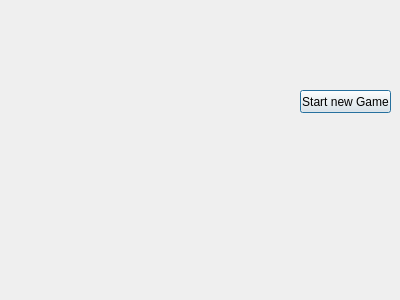
<?xml version="1.0" encoding="UTF-8"?>
<ui version="4.0">
 <class>PuzzlePanel</class>
 <widget class="QDialog" name="PuzzlePanel">
  <property name="geometry">
   <rect>
    <x>0</x>
    <y>0</y>
    <width>400</width>
    <height>300</height>
   </rect>
  </property>
  <property name="windowTitle">
   <string>Puzzle Panel</string>
  </property>
  <widget class="QPushButton" name="newGame">
   <property name="geometry">
    <rect>
     <x>300</x>
     <y>90</y>
     <width>91</width>
     <height>23</height>
    </rect>
   </property>
   <property name="text">
    <string>Start new Game</string>
   </property>
  </widget>
 </widget>
 <resources/>
 <connections/>
</ui>
